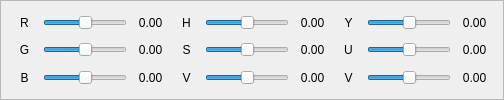
         <widget class="QFrame" name="top">
          <property name="frameShape">
           <enum>QFrame::StyledPanel</enum>
          </property>
          <property name="frameShadow">
           <enum>QFrame::Raised</enum>
          </property>
          <layout class="QGridLayout" name="gridLayout">
           <item row="0" column="0">
            <widget class="QLabel" name="R">
             <property name="minimumSize">
              <size>
               <width>25</width>
               <height>0</height>
              </size>
             </property>
             <property name="text">
              <string>R</string>
             </property>
             <property name="alignment">
              <set>Qt::AlignCenter</set>
             </property>
            </widget>
           </item>
           <item row="0" column="1">
            <widget class="QSlider" name="RSlider">
             <property name="sizePolicy">
              <sizepolicy hsizetype="Expanding" vsizetype="Expanding">
               <horstretch>0</horstretch>
               <verstretch>0</verstretch>
              </sizepolicy>
             </property>
             <property name="autoFillBackground">
              <bool>false</bool>
             </property>
             <property name="minimum">
              <number>-100</number>
             </property>
             <property name="maximum">
              <number>100</number>
             </property>
             <property name="singleStep">
              <number>1</number>
             </property>
             <property name="pageStep">
              <number>1</number>
             </property>
             <property name="tracking">
              <bool>true</bool>
             </property>
             <property name="orientation">
              <enum>Qt::Horizontal</enum>
             </property>
             <property name="invertedAppearance">
              <bool>false</bool>
             </property>
             <property name="invertedControls">
              <bool>false</bool>
             </property>
             <property name="tickPosition">
              <enum>QSlider::NoTicks</enum>
             </property>
            </widget>
           </item>
           <item row="0" column="2">
            <widget class="QLabel" name="RValue">
             <property name="minimumSize">
              <size>
               <width>35</width>
               <height>0</height>
              </size>
             </property>
             <property name="text">
              <string>0.00</string>
             </property>
             <property name="alignment">
              <set>Qt::AlignCenter</set>
             </property>
            </widget>
           </item>
           <item row="0" column="3">
            <widget class="QLabel" name="H">
             <property name="minimumSize">
              <size>
               <width>25</width>
               <height>0</height>
              </size>
             </property>
             <property name="text">
              <string>H</string>
             </property>
             <property name="alignment">
              <set>Qt::AlignCenter</set>
             </property>
            </widget>
           </item>
           <item row="0" column="4">
            <widget class="QSlider" name="HSlider">
             <property name="sizePolicy">
              <sizepolicy hsizetype="Expanding" vsizetype="Expanding">
               <horstretch>0</horstretch>
               <verstretch>0</verstretch>
              </sizepolicy>
             </property>
             <property name="autoFillBackground">
              <bool>false</bool>
             </property>
             <property name="minimum">
              <number>-100</number>
             </property>
             <property name="maximum">
              <number>100</number>
             </property>
             <property name="singleStep">
              <number>1</number>
             </property>
             <property name="pageStep">
              <number>1</number>
             </property>
             <property name="tracking">
              <bool>true</bool>
             </property>
             <property name="orientation">
              <enum>Qt::Horizontal</enum>
             </property>
             <property name="invertedAppearance">
              <bool>false</bool>
             </property>
             <property name="invertedControls">
              <bool>false</bool>
             </property>
             <property name="tickPosition">
              <enum>QSlider::NoTicks</enum>
             </property>
            </widget>
           </item>
           <item row="0" column="5">
            <widget class="QLabel" name="HValue">
             <property name="minimumSize">
              <size>
               <width>35</width>
               <height>0</height>
              </size>
             </property>
             <property name="text">
              <string>0.00</string>
             </property>
             <property name="alignment">
              <set>Qt::AlignCenter</set>
             </property>
            </widget>
           </item>
           <item row="0" column="6">
            <widget class="QLabel" name="Y">
             <property name="minimumSize">
              <size>
               <width>25</width>
               <height>0</height>
              </size>
             </property>
             <property name="text">
              <string>Y</string>
             </property>
             <property name="alignment">
              <set>Qt::AlignCenter</set>
             </property>
            </widget>
           </item>
           <item row="0" column="7">
            <widget class="QSlider" name="YSlider">
             <property name="sizePolicy">
              <sizepolicy hsizetype="Expanding" vsizetype="Expanding">
               <horstretch>0</horstretch>
               <verstretch>0</verstretch>
              </sizepolicy>
             </property>
             <property name="autoFillBackground">
              <bool>false</bool>
             </property>
             <property name="minimum">
              <number>-100</number>
             </property>
             <property name="maximum">
              <number>100</number>
             </property>
             <property name="singleStep">
              <number>1</number>
             </property>
             <property name="pageStep">
              <number>1</number>
             </property>
             <property name="tracking">
              <bool>true</bool>
             </property>
             <property name="orientation">
              <enum>Qt::Horizontal</enum>
             </property>
             <property name="invertedAppearance">
              <bool>false</bool>
             </property>
             <property name="invertedControls">
              <bool>false</bool>
             </property>
             <property name="tickPosition">
              <enum>QSlider::NoTicks</enum>
             </property>
            </widget>
           </item>
           <item row="0" column="8">
            <widget class="QLabel" name="YValue">
             <property name="minimumSize">
              <size>
               <width>35</width>
               <height>0</height>
              </size>
             </property>
             <property name="text">
              <string>0.00</string>
             </property>
             <property name="alignment">
              <set>Qt::AlignCenter</set>
             </property>
            </widget>
           </item>
           <item row="1" column="0">
            <widget class="QLabel" name="G">
             <property name="minimumSize">
              <size>
               <width>25</width>
               <height>0</height>
              </size>
             </property>
             <property name="text">
              <string>G</string>
             </property>
             <property name="alignment">
              <set>Qt::AlignCenter</set>
             </property>
            </widget>
           </item>
           <item row="1" column="1">
            <widget class="QSlider" name="GSlider">
             <property name="sizePolicy">
              <sizepolicy hsizetype="Expanding" vsizetype="Expanding">
               <horstretch>0</horstretch>
               <verstretch>0</verstretch>
              </sizepolicy>
             </property>
             <property name="autoFillBackground">
              <bool>false</bool>
             </property>
             <property name="minimum">
              <number>-100</number>
             </property>
             <property name="maximum">
              <number>100</number>
             </property>
             <property name="singleStep">
              <number>1</number>
             </property>
             <property name="pageStep">
              <number>1</number>
             </property>
             <property name="tracking">
              <bool>true</bool>
             </property>
             <property name="orientation">
              <enum>Qt::Horizontal</enum>
             </property>
             <property name="invertedAppearance">
              <bool>false</bool>
             </property>
             <property name="invertedControls">
              <bool>false</bool>
             </property>
             <property name="tickPosition">
              <enum>QSlider::NoTicks</enum>
             </property>
            </widget>
           </item>
           <item row="1" column="2">
            <widget class="QLabel" name="GValue">
             <property name="minimumSize">
              <size>
               <width>35</width>
               <height>0</height>
              </size>
             </property>
             <property name="text">
              <string>0.00</string>
             </property>
             <property name="alignment">
              <set>Qt::AlignCenter</set>
             </property>
            </widget>
           </item>
           <item row="1" column="3">
            <widget class="QLabel" name="S">
             <property name="minimumSize">
              <size>
               <width>25</width>
               <height>0</height>
              </size>
             </property>
             <property name="text">
              <string>S</string>
             </property>
             <property name="alignment">
              <set>Qt::AlignCenter</set>
             </property>
            </widget>
           </item>
           <item row="1" column="4">
            <widget class="QSlider" name="SSlider">
             <property name="sizePolicy">
              <sizepolicy hsizetype="Expanding" vsizetype="Expanding">
               <horstretch>0</horstretch>
               <verstretch>0</verstretch>
              </sizepolicy>
             </property>
             <property name="autoFillBackground">
              <bool>false</bool>
             </property>
             <property name="minimum">
              <number>-100</number>
             </property>
             <property name="maximum">
              <number>100</number>
             </property>
             <property name="singleStep">
              <number>1</number>
             </property>
             <property name="pageStep">
              <number>1</number>
             </property>
             <property name="tracking">
              <bool>true</bool>
             </property>
             <property name="orientation">
              <enum>Qt::Horizontal</enum>
             </property>
             <property name="invertedAppearance">
              <bool>false</bool>
             </property>
             <property name="invertedControls">
              <bool>false</bool>
             </property>
             <property name="tickPosition">
              <enum>QSlider::NoTicks</enum>
             </property>
            </widget>
           </item>
           <item row="1" column="5">
            <widget class="QLabel" name="SValue">
             <property name="minimumSize">
              <size>
               <width>35</width>
               <height>0</height>
              </size>
             </property>
             <property name="text">
              <string>0.00</string>
             </property>
             <property name="alignment">
              <set>Qt::AlignCenter</set>
             </property>
            </widget>
           </item>
           <item row="1" column="6">
            <widget class="QLabel" name="U">
             <property name="minimumSize">
              <size>
               <width>25</width>
               <height>0</height>
              </size>
             </property>
             <property name="text">
              <string>U</string>
             </property>
             <property name="alignment">
              <set>Qt::AlignCenter</set>
             </property>
            </widget>
           </item>
           <item row="1" column="7">
            <widget class="QSlider" name="USlider">
             <property name="sizePolicy">
              <sizepolicy hsizetype="Expanding" vsizetype="Expanding">
               <horstretch>0</horstretch>
               <verstretch>0</verstretch>
              </sizepolicy>
             </property>
             <property name="autoFillBackground">
              <bool>false</bool>
             </property>
             <property name="minimum">
              <number>-100</number>
             </property>
             <property name="maximum">
              <number>100</number>
             </property>
             <property name="singleStep">
              <number>1</number>
             </property>
             <property name="pageStep">
              <number>1</number>
             </property>
             <property name="tracking">
              <bool>true</bool>
             </property>
             <property name="orientation">
              <enum>Qt::Horizontal</enum>
             </property>
             <property name="invertedAppearance">
              <bool>false</bool>
             </property>
             <property name="invertedControls">
              <bool>false</bool>
             </property>
             <property name="tickPosition">
              <enum>QSlider::NoTicks</enum>
             </property>
            </widget>
           </item>
           <item row="1" column="8">
            <widget class="QLabel" name="UValue">
             <property name="minimumSize">
              <size>
               <width>35</width>
               <height>0</height>
              </size>
             </property>
             <property name="text">
              <string>0.00</string>
             </property>
             <property name="alignment">
              <set>Qt::AlignCenter</set>
             </property>
            </widget>
           </item>
           <item row="2" column="0">
            <widget class="QLabel" name="B">
             <property name="minimumSize">
              <size>
               <width>25</width>
               <height>0</height>
              </size>
             </property>
             <property name="text">
              <string>B</string>
             </property>
             <property name="alignment">
              <set>Qt::AlignCenter</set>
             </property>
            </widget>
           </item>
           <item row="2" column="1">
            <widget class="QSlider" name="BSlider">
             <property name="sizePolicy">
              <sizepolicy hsizetype="Expanding" vsizetype="Expanding">
               <horstretch>0</horstretch>
               <verstretch>0</verstretch>
              </sizepolicy>
             </property>
             <property name="autoFillBackground">
              <bool>false</bool>
             </property>
             <property name="minimum">
              <number>-100</number>
             </property>
             <property name="maximum">
              <number>100</number>
             </property>
             <property name="singleStep">
              <number>1</number>
             </property>
             <property name="pageStep">
              <number>1</number>
             </property>
             <property name="tracking">
              <bool>true</bool>
             </property>
             <property name="orientation">
              <enum>Qt::Horizontal</enum>
             </property>
             <property name="invertedAppearance">
              <bool>false</bool>
             </property>
             <property name="invertedControls">
              <bool>false</bool>
             </property>
             <property name="tickPosition">
              <enum>QSlider::NoTicks</enum>
             </property>
            </widget>
           </item>
           <item row="2" column="2">
            <widget class="QLabel" name="BValue">
             <property name="minimumSize">
              <size>
               <width>35</width>
               <height>0</height>
              </size>
             </property>
             <property name="text">
              <string>0.00</string>
             </property>
             <property name="alignment">
              <set>Qt::AlignCenter</set>
             </property>
            </widget>
           </item>
           <item row="2" column="3">
            <widget class="QLabel" name="V">
             <property name="minimumSize">
              <size>
               <width>25</width>
               <height>0</height>
              </size>
             </property>
             <property name="text">
              <string>V</string>
             </property>
             <property name="alignment">
              <set>Qt::AlignCenter</set>
             </property>
            </widget>
           </item>
           <item row="2" column="4">
            <widget class="QSlider" name="VSlider">
             <property name="sizePolicy">
              <sizepolicy hsizetype="Expanding" vsizetype="Expanding">
               <horstretch>0</horstretch>
               <verstretch>0</verstretch>
              </sizepolicy>
             </property>
             <property name="autoFillBackground">
              <bool>false</bool>
             </property>
             <property name="minimum">
              <number>-100</number>
             </property>
             <property name="maximum">
              <number>100</number>
             </property>
             <property name="singleStep">
              <number>1</number>
             </property>
             <property name="pageStep">
              <number>1</number>
             </property>
             <property name="tracking">
              <bool>true</bool>
             </property>
             <property name="orientation">
              <enum>Qt::Horizontal</enum>
             </property>
             <property name="invertedAppearance">
              <bool>false</bool>
             </property>
             <property name="invertedControls">
              <bool>false</bool>
             </property>
             <property name="tickPosition">
              <enum>QSlider::NoTicks</enum>
             </property>
            </widget>
           </item>
           <item row="2" column="5">
            <widget class="QLabel" name="VValue">
             <property name="minimumSize">
              <size>
               <width>35</width>
               <height>0</height>
              </size>
             </property>
             <property name="text">
              <string>0.00</string>
             </property>
             <property name="alignment">
              <set>Qt::AlignCenter</set>
             </property>
            </widget>
           </item>
           <item row="2" column="6">
            <widget class="QLabel" name="V_2">
             <property name="minimumSize">
              <size>
               <width>25</width>
               <height>0</height>
              </size>
             </property>
             <property name="text">
              <string>V</string>
             </property>
             <property name="alignment">
              <set>Qt::AlignCenter</set>
             </property>
            </widget>
           </item>
           <item row="2" column="7">
            <widget class="QSlider" name="V_2Slider">
             <property name="sizePolicy">
              <sizepolicy hsizetype="Expanding" vsizetype="Expanding">
               <horstretch>0</horstretch>
               <verstretch>0</verstretch>
              </sizepolicy>
             </property>
             <property name="autoFillBackground">
              <bool>false</bool>
             </property>
             <property name="minimum">
              <number>-100</number>
             </property>
             <property name="maximum">
              <number>100</number>
             </property>
             <property name="singleStep">
              <number>1</number>
             </property>
             <property name="pageStep">
              <number>1</number>
             </property>
             <property name="tracking">
              <bool>true</bool>
             </property>
             <property name="orientation">
              <enum>Qt::Horizontal</enum>
             </property>
             <property name="invertedAppearance">
              <bool>false</bool>
             </property>
             <property name="invertedControls">
              <bool>false</bool>
             </property>
             <property name="tickPosition">
              <enum>QSlider::NoTicks</enum>
             </property>
            </widget>
           </item>
           <item row="2" column="8">
            <widget class="QLabel" name="V_2Value">
             <property name="minimumSize">
              <size>
               <width>35</width>
               <height>0</height>
              </size>
             </property>
             <property name="text">
              <string>0.00</string>
             </property>
             <property name="alignment">
              <set>Qt::AlignCenter</set>
             </property>
            </widget>
           </item>
          </layout>
         </widget>
